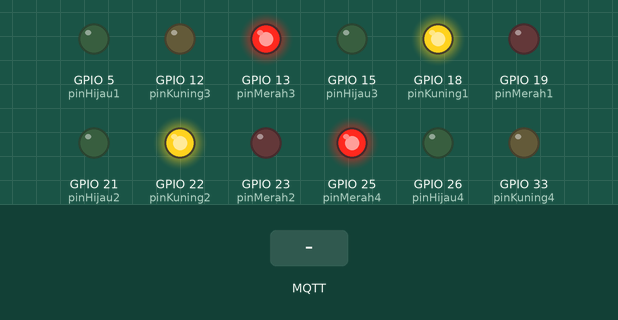
This sketch was run on a simulated ESP32. On the bench: output pins drawn as LEDs (lit = HIGH). Dashed ring = blinking. The inputs (shaded band) are chosen by the test bench. WiFi joins after 1.5 s; servers stay silent unless stated; random numbers use the default seed unless the sketch sets one; no MQTT or app messages arrive unless stated; what the sketch prints to the serial monitor is not drawn.

Above: at 2.7 s.
2.8 s: MQTT message "GAS" arrives on the first subscribed topic
At 4.3 s:
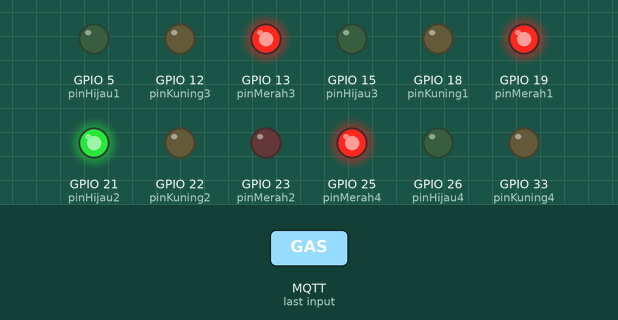
5.8 s: MQTT message "1" arrives on the first subscribed topic
At 7.2 s:
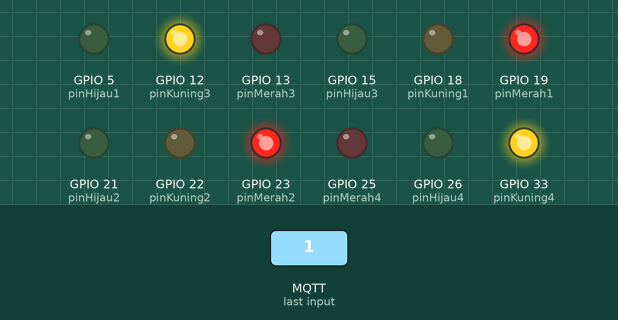
8.8 s: MQTT message "on" arrives on the first subscribed topic
At 12.9 s:
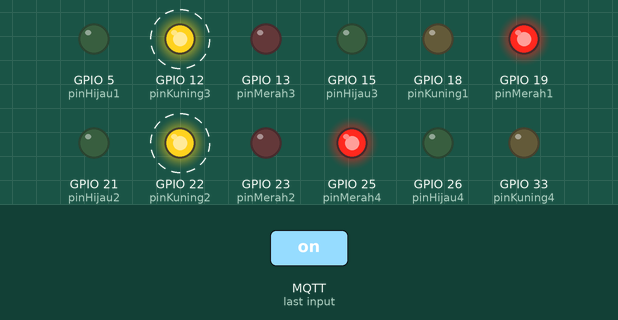
Timing chart, 0 to 17.0 s (numbered marks = the images above; inputs shaded):
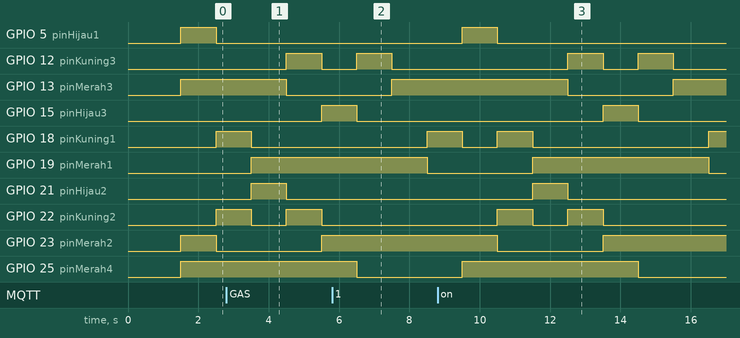

Measured:
- by itself, GPIO 12 (pinKuning3): alternates HIGH for 1.0 s and LOW for 1.0 s
- by itself, GPIO 22 (pinKuning2): alternates HIGH for 1.0 s and LOW for 1.0 s, 4 changes in all, then stays LOW

The sketch:

OTATrafficLight_Tugas4.ino
```cpp
#include <WiFi.h>
#include <HTTPClient.h>
#include <HTTPUpdate.h>
#include <WiFiClientSecure.h>
#include <PubSubClient.h> // Library MQTT baru lu

const char* ssid = "PUT312";
const char* password = "pnjpnjpnj";

// URL File GitHub lu
const String firmware_url = "https://raw.githubusercontent.com/1amKefas/OTATrafficLight_Tugas4/main/OTATrafficLight_Tugas4.ino.bin";

// Setup MQTT Broker Publik (Gratis)
const char* mqtt_server = "broker.hivemq.com";
const int mqtt_port = 1883;
const char* mqtt_topic = "kefas/pnj/tugas4/ota"; // Topik khusus punya lu

WiFiClient espClient;
PubSubClient mqttClient(espClient);

// Flag untuk trigger OTA
bool needUpdate = false;

// ==========================================
// DEKLARASI PIN UNTUK 4 JALUR PEREMPATAN
// ==========================================
const int pinMerah1 = 19; const int pinKuning1 = 18; const int pinHijau1 = 5;
const int pinMerah2 = 23; const int pinKuning2 = 22; const int pinHijau2 = 21;
const int pinMerah3 = 13; const int pinKuning3 = 12; const int pinHijau3 = 15;
const int pinMerah4 = 25; const int pinKuning4 = 33; const int pinHijau4 = 26;

TaskHandle_t TaskLampu;

// ==========================================
// CORE 0: KHUSUS LAMPU (Sama Persis Kayak Sebelumnya)
// ==========================================
void codeLampu(void * parameter) {
  for(;;) {
    // FASE 1: UTARA HIJAU
    digitalWrite(pinMerah1, LOW); digitalWrite(pinKuning1, LOW); digitalWrite(pinHijau1, HIGH);
    digitalWrite(pinMerah2, HIGH); digitalWrite(pinKuning2, LOW); digitalWrite(pinHijau2, LOW);
    digitalWrite(pinMerah3, HIGH); digitalWrite(pinKuning3, LOW); digitalWrite(pinHijau3, LOW);
    digitalWrite(pinMerah4, HIGH); digitalWrite(pinKuning4, LOW); digitalWrite(pinHijau4, LOW);
    vTaskDelay(1000 / portTICK_PERIOD_MS);

    // FASE 2: TRANSISI (UTARA KUNING, TIMUR KUNING)
    digitalWrite(pinMerah1, LOW); digitalWrite(pinKuning1, HIGH); digitalWrite(pinHijau1, LOW);
    digitalWrite(pinMerah2, LOW); digitalWrite(pinKuning2, HIGH); digitalWrite(pinHijau2, LOW);
    digitalWrite(pinMerah3, HIGH); digitalWrite(pinKuning3, LOW); digitalWrite(pinHijau3, LOW);
    digitalWrite(pinMerah4, HIGH); digitalWrite(pinKuning4, LOW); digitalWrite(pinHijau4, LOW);
    vTaskDelay(1000 / portTICK_PERIOD_MS);

    // FASE 3: TIMUR HIJAU
    digitalWrite(pinMerah1, HIGH); digitalWrite(pinKuning1, LOW); digitalWrite(pinHijau1, LOW);
    digitalWrite(pinMerah2, LOW); digitalWrite(pinKuning2, LOW); digitalWrite(pinHijau2, HIGH);
    digitalWrite(pinMerah3, HIGH); digitalWrite(pinKuning3, LOW); digitalWrite(pinHijau3, LOW);
    digitalWrite(pinMerah4, HIGH); digitalWrite(pinKuning4, LOW); digitalWrite(pinHijau4, LOW);
    vTaskDelay(1000 / portTICK_PERIOD_MS);

    // FASE 4: TRANSISI (TIMUR KUNING, SELATAN KUNING)
    digitalWrite(pinMerah1, HIGH); digitalWrite(pinKuning1, LOW); digitalWrite(pinHijau1, LOW);
    digitalWrite(pinMerah2, LOW); digitalWrite(pinKuning2, HIGH); digitalWrite(pinHijau2, LOW);
    digitalWrite(pinMerah3, LOW); digitalWrite(pinKuning3, HIGH); digitalWrite(pinHijau3, LOW);
    digitalWrite(pinMerah4, HIGH); digitalWrite(pinKuning4, LOW); digitalWrite(pinHijau4, LOW);
    vTaskDelay(1000 / portTICK_PERIOD_MS);

    // FASE 5: SELATAN HIJAU
    digitalWrite(pinMerah1, HIGH); digitalWrite(pinKuning1, LOW); digitalWrite(pinHijau1, LOW);
    digitalWrite(pinMerah2, HIGH); digitalWrite(pinKuning2, LOW); digitalWrite(pinHijau2, LOW);
    digitalWrite(pinMerah3, LOW); digitalWrite(pinKuning3, LOW); digitalWrite(pinHijau3, HIGH);
    digitalWrite(pinMerah4, HIGH); digitalWrite(pinKuning4, LOW); digitalWrite(pinHijau4, LOW);
    vTaskDelay(1000 / portTICK_PERIOD_MS);

    // FASE 6: TRANSISI (SELATAN KUNING, BARAT KUNING)
    digitalWrite(pinMerah1, HIGH); digitalWrite(pinKuning1, LOW); digitalWrite(pinHijau1, LOW);
    digitalWrite(pinMerah2, HIGH); digitalWrite(pinKuning2, LOW); digitalWrite(pinHijau2, LOW);
    digitalWrite(pinMerah3, LOW); digitalWrite(pinKuning3, HIGH); digitalWrite(pinHijau3, LOW);
    digitalWrite(pinMerah4, LOW); digitalWrite(pinKuning4, HIGH); digitalWrite(pinHijau4, LOW);
    vTaskDelay(1000 / portTICK_PERIOD_MS);

    // FASE 7: BARAT HIJAU
    digitalWrite(pinMerah1, HIGH); digitalWrite(pinKuning1, LOW); digitalWrite(pinHijau1, LOW);
    digitalWrite(pinMerah2, HIGH); digitalWrite(pinKuning2, LOW); digitalWrite(pinHijau2, LOW);
    digitalWrite(pinMerah3, HIGH); digitalWrite(pinKuning3, LOW); digitalWrite(pinHijau3, LOW);
    digitalWrite(pinMerah4, LOW); digitalWrite(pinKuning4, LOW); digitalWrite(pinHijau4, HIGH);
    vTaskDelay(1000 / portTICK_PERIOD_MS);

    // FASE 8: TRANSISI (BARAT KUNING, UTARA KUNING)
    digitalWrite(pinMerah1, LOW); digitalWrite(pinKuning1, HIGH); digitalWrite(pinHijau1, LOW);
    digitalWrite(pinMerah2, HIGH); digitalWrite(pinKuning2, LOW); digitalWrite(pinHijau2, LOW);
    digitalWrite(pinMerah3, HIGH); digitalWrite(pinKuning3, LOW); digitalWrite(pinHijau3, LOW);
    digitalWrite(pinMerah4, LOW); digitalWrite(pinKuning4, HIGH); digitalWrite(pinHijau4, LOW);
    vTaskDelay(1000 / portTICK_PERIOD_MS);
  }
}

// ==========================================
// FUNGSI CALLBACK MQTT (JIKA ADA PESAN MASUK)
// ==========================================
void mqttCallback(char* topic, byte* payload, unsigned int length) {
  String message = "";
  for (int i = 0; i < length; i++) {
    message += (char)payload[i];
  }

  Serial.print("Pesan MQTT masuk: ");
  Serial.println(message);

  // Kalau di aplikasi lu ngetik/ngirim pesan "GAS", alat lu bakal update!
  if (message == "GAS") {
    needUpdate = true;
  }
}

// ==========================================
// FUNGSI RECONNECT MQTT
// ==========================================
void reconnectMQTT() {
  while (!mqttClient.connected()) {
    Serial.print("Menghubungkan ke MQTT...");
    String clientId = "ESP32_Kefas_" + String(random(0xffff), HEX);

    if (mqttClient.connect(clientId.c_str())) {
      Serial.println("Berhasil Terhubung!");
      // Subscribe ke topik lu biar bisa dengerin perintah
      mqttClient.subscribe(mqtt_topic);
    } else {
      Serial.print("Gagal, error: ");
      Serial.print(mqttClient.state());
      Serial.println(" Coba lagi dalam 5 detik");
      delay(5000);
    }
  }
}

void updateFirmware() {
  WiFiClientSecure client;
  client.setInsecure(); // Bypass SSL

  Serial.println("\nMulai Download Firmware Baru dari GitHub...");
  t_httpUpdate_return ret = httpUpdate.update(client, firmware_url);

  if (ret == HTTP_UPDATE_OK) {
    Serial.println("Update Berhasil! Restarting...");
  } else {
    Serial.printf("Update Gagal Error (%d)\n", httpUpdate.getLastError());
  }
}

// ==========================================
// CORE 1: KHUSUS WIFI & MQTT LISTENER
// ==========================================
void setup() {
  Serial.begin(115200);

  pinMode(pinMerah1, OUTPUT); pinMode(pinKuning1, OUTPUT); pinMode(pinHijau1, OUTPUT);
  pinMode(pinMerah2, OUTPUT); pinMode(pinKuning2, OUTPUT); pinMode(pinHijau2, OUTPUT);
  pinMode(pinMerah3, OUTPUT); pinMode(pinKuning3, OUTPUT); pinMode(pinHijau3, OUTPUT);
  pinMode(pinMerah4, OUTPUT); pinMode(pinKuning4, OUTPUT); pinMode(pinHijau4, OUTPUT);

  WiFi.begin(ssid, password);
  while (WiFi.status() != WL_CONNECTED) { delay(500); Serial.print("."); }
  Serial.println("\nConnected to WiFi!");

  // Setup MQTT
  mqttClient.setServer(mqtt_server, mqtt_port);
  mqttClient.setCallback(mqttCallback);

  xTaskCreatePinnedToCore(codeLampu, "TaskLampu", 10000, NULL, 1, &TaskLampu, 0);
}

void loop() {
  if (!mqttClient.connected()) {
    reconnectMQTT();
  }
  mqttClient.loop(); // Biar ESP32 terus "mendengarkan"

  // Kalau terima pesan "GAS" dari HP, flag needUpdate jadi true, kita eksekusi OTA!
  if (needUpdate) {
    needUpdate = false; // Reset flag
    updateFirmware();
  }
}
```
